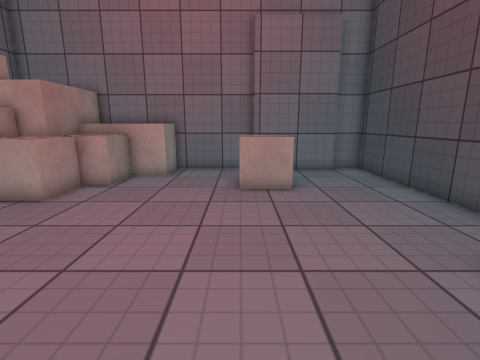
View 1 (above)

13 first-person views from a walk through a Unity game level. The camera is 1.2 m above the floor, tilts 12° down and sees 85° across. The floor is counted in squares, 0.5 m on a side. Each view is taken from the middle of a square. On the plan, view 1 faces up. The plan holds only what a view shows up to about 18 squares ahead; the rest is blank. The place goes on beyond the plan. The player is left out. Surface patterns are stand-ins for the level's own textures.

View 2
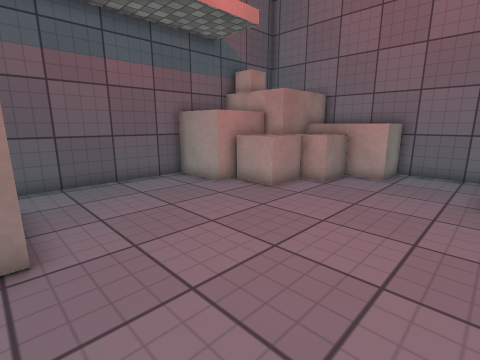

View 3
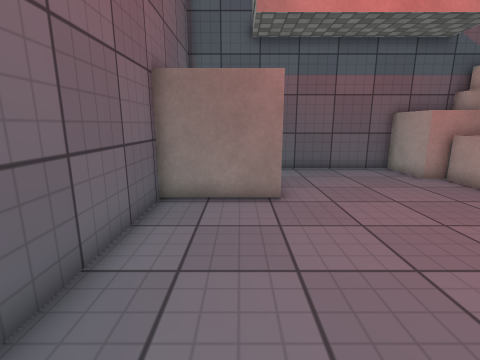

View 4
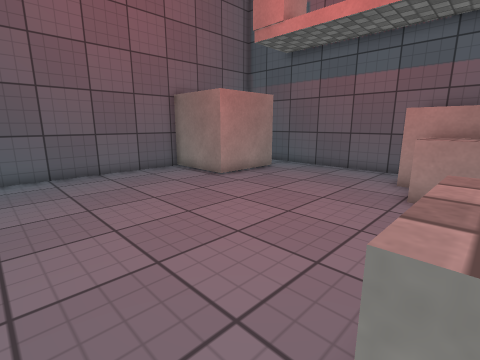

View 5
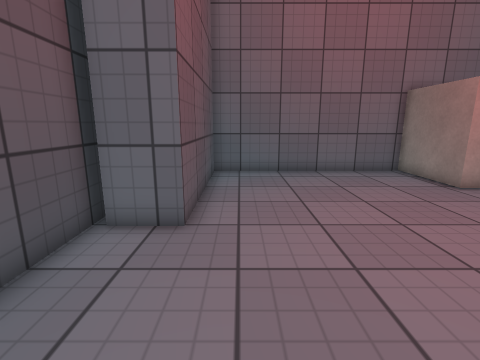

View 6
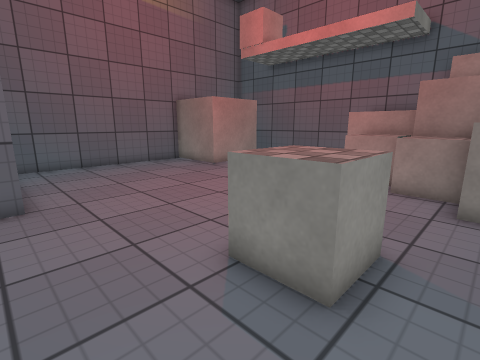

View 7
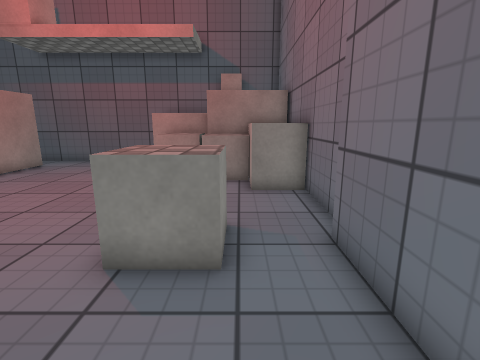

View 8
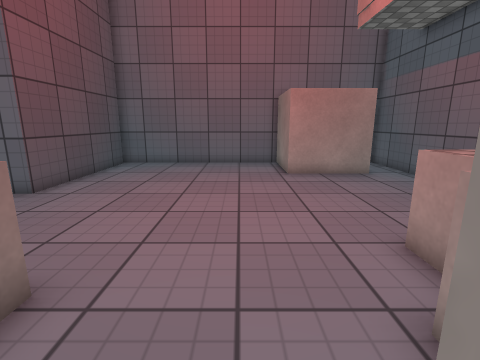

View 9
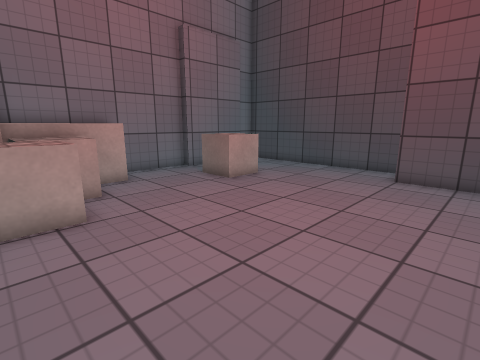

View 10
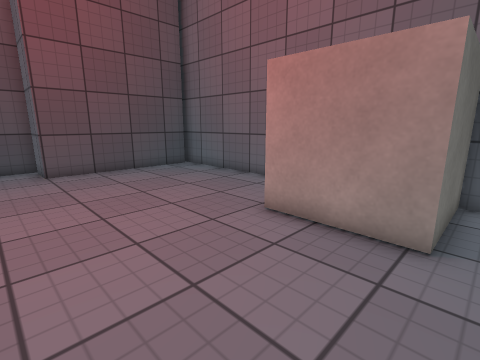

View 11
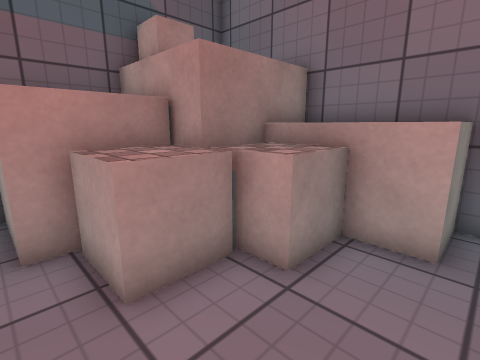

View 12
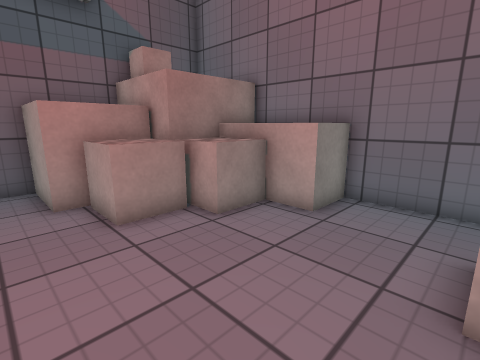

View 13
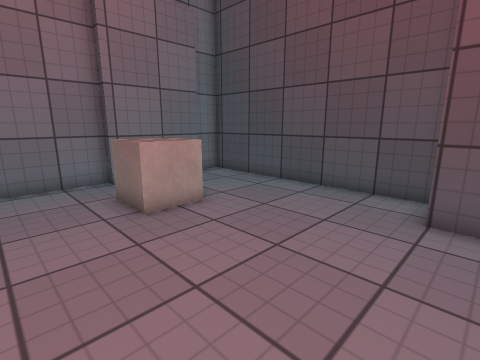

### Floor plan
Key: @ floor where view 1 was taken; # wall or solid block; . floor; C cube; B block; W white cube.
Columns run from 12 left of view 1 to 7 right of it. Each row starts with its distance up from view 1.
 15     ######
 14     C   B ##########
 13     CBBBB..........#
 12     CCCCB...WWW....#
 11     CCCC....WWW....#
 10 C  CCCC.....WWW....#
  9 C  CCCC............#
  8 C  CCCC............#
  7 #CCC...............#
  6 # .................#
  5  #.................#
  4  #..............####
  3  #..............###
  2  #..............#
  1  #..............#
  0  #.WWWWW....@...#
 -1  #.W   W........#
 -2  #.W   W........#
 -3  #.W   W........##
 -4  ##W   ##########

Where each view was taken, in squares from view 1:
view 1: 0 up, 0 right, facing up
view 2: 0 up, 0 right, facing up-left
view 3: 1 down, 3 right, facing left
view 4: 10 up, 3 right, facing down-left
view 5: 10 up, 3 right, facing down
view 6: 13 up, 5 right, facing down-left
view 7: 12 up, 6 right, facing left
view 8: 13 up, 3 left, facing down
view 9: 1 up, 8 left, facing up-right
view 10: 6 up, 10 left, facing down-right
view 11: 7 up, 3 left, facing up-left
view 12: 6 up, 0 right, facing up-left
view 13: 3 up, 3 left, facing up-right
